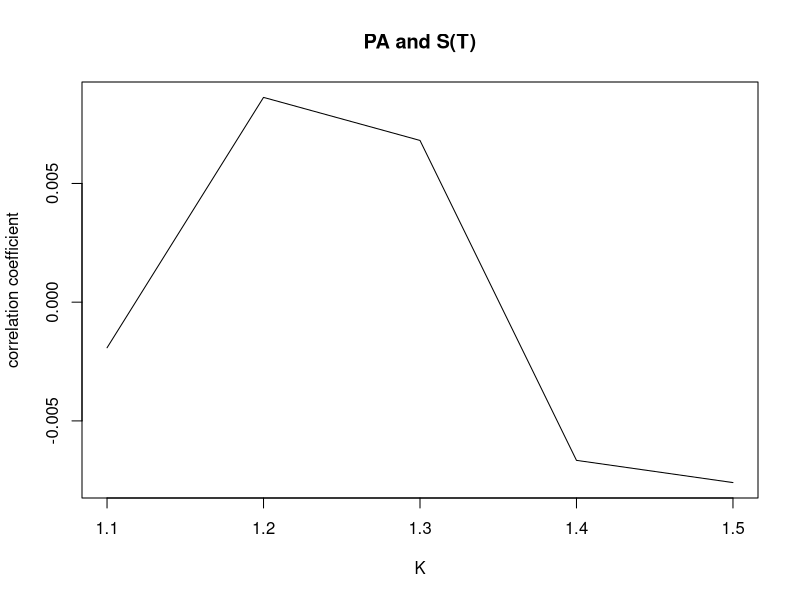
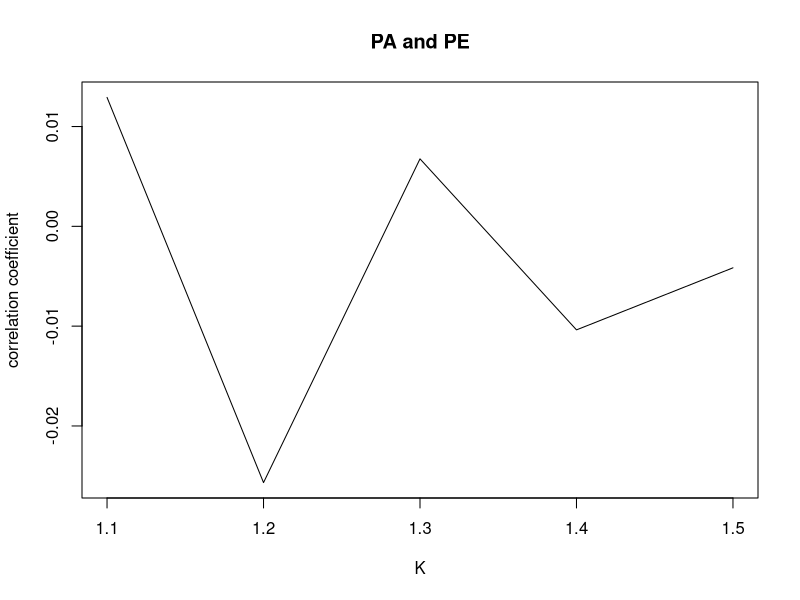
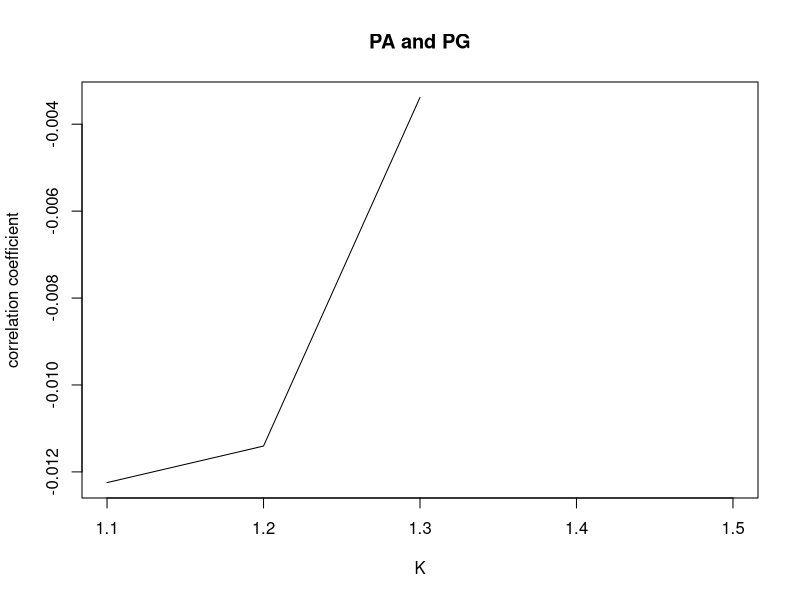
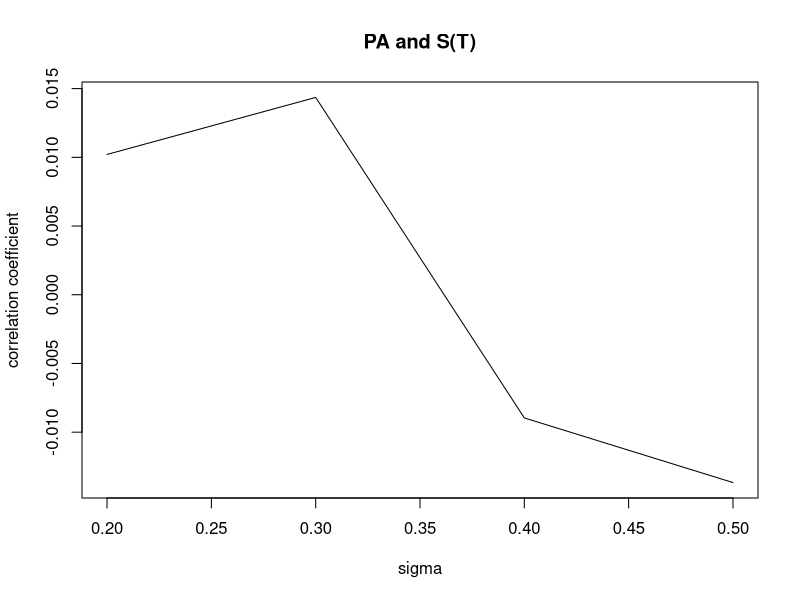
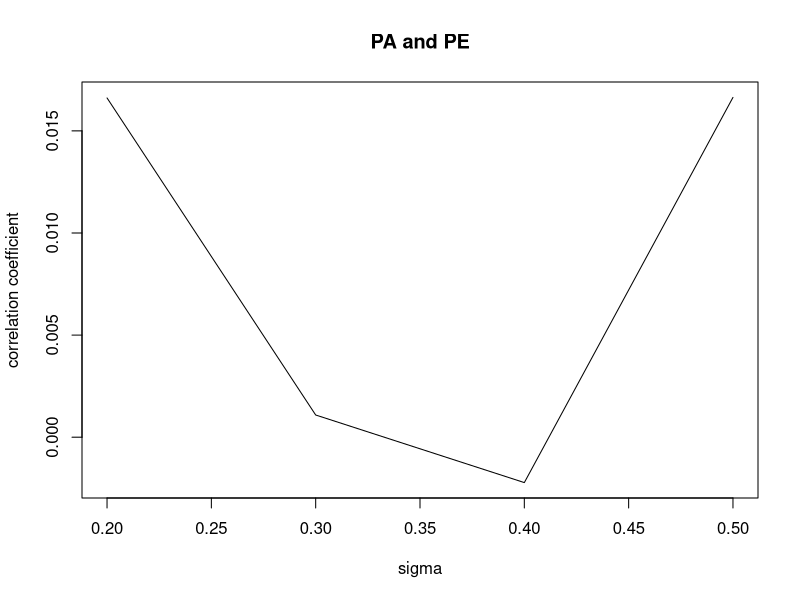
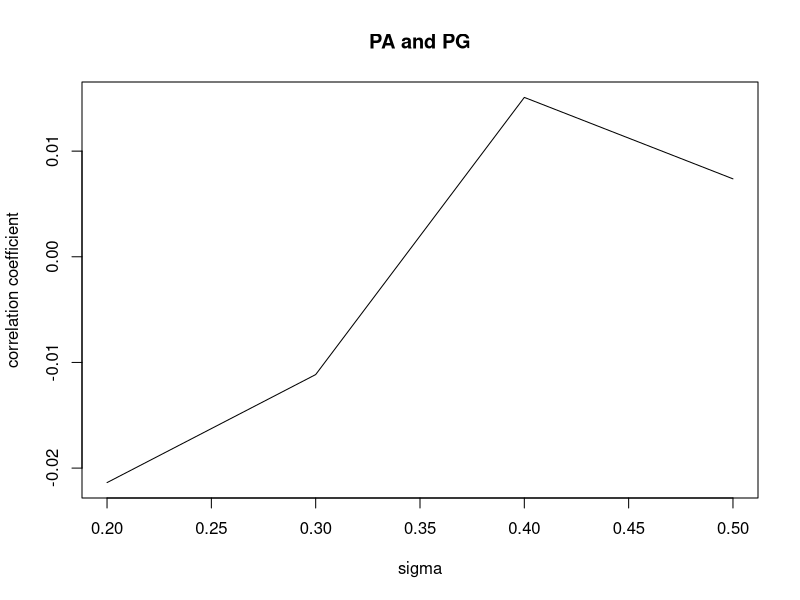
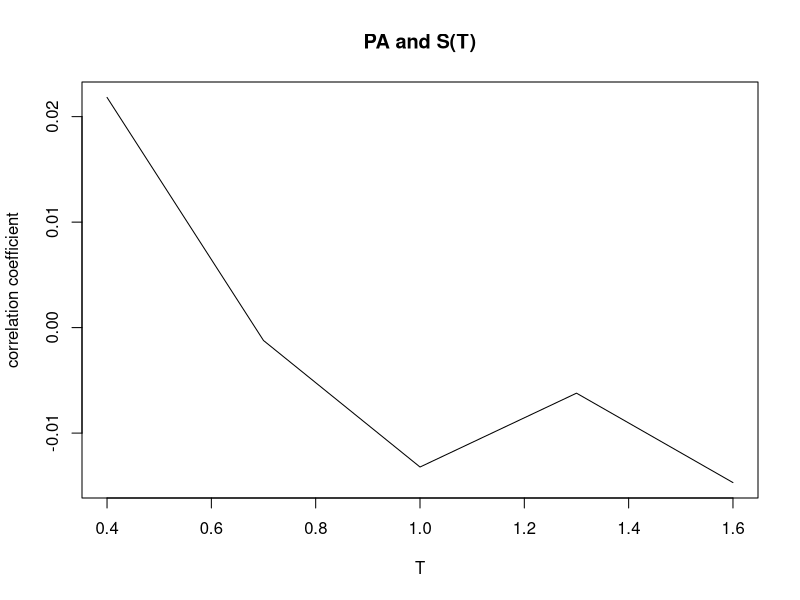
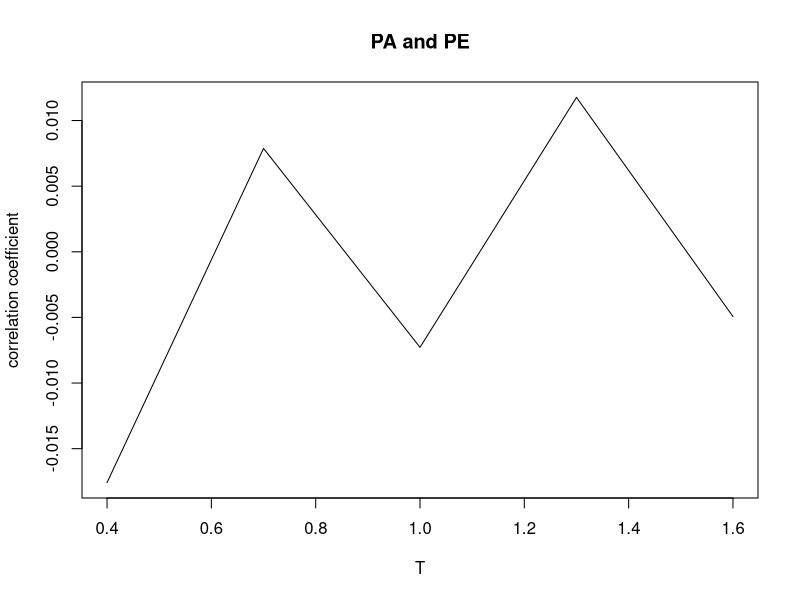

The R script that drew these images, in order:
## ---- chunk 1
h <- function(x) {x^2}
df <- function(x) {(x^2 * exp(-((x-2)^2)/2))/(5*sqrt(2*pi))}

g <- function(x) {dnorm(x)}
rg <- function(n) {rnorm(n)}

isAppr <- function(n, h, df, g, rg){
  x <- rg(n)
  mean(h(x) * df(x)/g(x))
}

mysummary <- function(nrep, n, h, df, g, rg){
  sim <- replicate(nrep,isAppr(n, h, df, g, rg))
  c(Expection = mean(sim), Variance = var(sim))
}

mysummary(100,1000, h, df, g, rg)
mysummary(100,10000, h, df, g, rg)
mysummary(100,50000, h, df, g, rg)

## ---- chunk 2
g1 <- function(x){
  dgamma(x, shape = 5, scale = 2)
}
rg1 <- function(n){
  rgamma(n, shape = 5, scale = 2)
}


# Importance sampling function

isAppr <- function(n, h, df, g, rg){
  x <- rg(n)
  mean(h(x) * df(x) / g(x))
}

mysummary <- function(nrep, n, h, df, g, rg){
  sim <- replicate(nrep,isAppr(n, h, df, g, rg))
  c(Expection = mean(sim), Variance = var(sim))
}

## ---- chunk 3
mysummary(100,1000, h, df, g1, rg1)
mysummary(100,10000, h, df, g1, rg1)
mysummary(100,50000, h, df, g1, rg1)
## ---- chunk 4
s0 <- 1
r <- 0.05

St <- function(s0=1, r=0.05, t, sigma){
  z <- rnorm(n = length(t), mean = 0, sd = 1)
  s0 * exp((0.05 - sigma^2/2)*t + sigma*sqrt(t)*z)
}
## ---- chunk 5
PA <- function(n = 12, t, sigma, K){
  t_set <- c(1:n)*t/n
  SA <- mean(St(t = t_set,sigma = sigma))
  SAK_p <- ifelse(SA-K > 0, SA-K,0)
  exp(-r*t) * SAK_p
}

PA_rep <- function(nrep, t, sigma, K){
  replicate(nrep, PA(t=t,sigma = sigma,K = K))
}

PE <- function(t, sigma, K){
  St <-  St(t = t, sigma = sigma)
  St_p <- ifelse( St - K >0, St - K, 0)
  exp(-r*t) * St_p
}

PE_rep <- function(nrep, t, sigma, K){
  replicate(nrep, PE(t,sigma,K))
}

PG <- function(n=12, t, sigma, K){
  t_set <- c(1:n)*t/n
  SG <- exp(mean(log(St(t = t_set,sigma=sigma))))
  SG_p <- ifelse(SG-K>0, SG-K,0)
  exp(-r*t) * SG_p
}

PG_rep <- function(nrep, t, sigma, K){
  replicate(nrep, PG(t=t, sigma=sigma, K = K))
}

## ---- chunk 6
sigma <- .5
t <- 1
k <- 1:5/10 + 1
nrep <- 5000
 
co_PA_St <- sapply(k, 
                function(k){
                  P_A <- PA_rep(nrep = nrep, t = t, sigma = sigma, K = k)
                  S_t <- replicate(nrep, St(t=t, sigma= sigma))
                  cor(P_A,S_t)
                  }
                )
plot(k,co_PA_St, type = "l"
     , ylab = "correlation coefficient", xlab = "K",
     main = "PA and S(T)")

co_PA_PE <- sapply(k, 
                function(k){
                  P_A <- PA_rep(nrep = nrep, t = t, sigma = sigma, K = k)
                  P_E <- PE_rep(nrep = nrep, t = t, sigma = sigma, K = k)
                  cor(P_A,P_E)
                  }
                )
plot(k,co_PA_PE, type = "l"
     , ylab = "correlation coefficient", xlab = "K",
     main = "PA and PE")

co_PA_PG <- sapply(k, 
                function(k){
                  P_A <- PA_rep(nrep = nrep, t = t, sigma = sigma, K = k)
                  P_G <- PG_rep(nrep = nrep, t = t, sigma = sigma, K = k)
                  cor(P_A,P_G)
                  }
                )
plot(k,co_PA_PG, type = "l"
     , ylab = "correlation coefficient", xlab = "K",
     main = "PA and PG")

## ---- chunk 7
t <- 1
k <- 1
sigma <- c(2:5)/10
nrep <- 5000

co_PA_St <- sapply(sigma, 
                function(sigma){
                  P_A <- PA_rep(nrep = nrep, t = t, sigma = sigma, K = k)
                  S_t <- replicate(nrep, St(t=t, sigma= sigma))
                  cor(P_A,S_t)
                  }
                )
plot(sigma,co_PA_St, type = "l"
     , ylab = "correlation coefficient", xlab = "sigma",
     main = "PA and S(T)")

co_PA_PE <- sapply(sigma, 
                function(sigma){
                  P_A <- PA_rep(nrep = nrep, t = t, sigma = sigma, K = k)
                  P_E <- PE_rep(nrep = nrep, t = t, sigma = sigma, K = k)
                  cor(P_A,P_E)
                  }
                )
plot(sigma, co_PA_PE, type = "l"
     , ylab = "correlation coefficient", xlab = "sigma",
     main = "PA and PE")

co_PA_PG <- sapply(sigma, 
                function(sigma){
                  P_A <- PA_rep(nrep = nrep, t = t, sigma = sigma, K = k)
                  P_G <- PG_rep(nrep = nrep, t = t, sigma = sigma, K = k)
                  cor(P_A,P_G)
                  }
                )
plot(sigma, co_PA_PG, type = "l"
     , ylab = "correlation coefficient", xlab = "sigma",
     main = "PA and PG")

## ---- chunk 8
t <- c(0.4,0.7,1,1.3,1.6)
k <- 1
sigma <- 0.5
nrep <- 5000

co_PA_St <- sapply(t, 
                function(t){
                  P_A <- PA_rep(nrep = nrep, t = t, sigma = sigma, K = k)
                  S_t <- replicate(nrep, St(t=t, sigma= sigma))
                  cor(P_A,S_t)
                  }
                )
plot(t, co_PA_St, type = "l"
     , ylab = "correlation coefficient", xlab = "T",
     main = "PA and S(T)")

co_PA_PE <- sapply(t, 
                function(t){
                  P_A <- PA_rep(nrep = nrep, t = t, sigma = sigma, K = k)
                  P_E <- PE_rep(nrep = nrep, t = t, sigma = sigma, K = k)
                  cor(P_A,P_E)
                  }
                )
plot(t, co_PA_PE, type = "l"
     , ylab = "correlation coefficient", xlab = "T",
     main = "PA and PE")

co_PA_PG <- sapply(t, 
                function(t){
                  P_A <- PA_rep(nrep = nrep, t = t, sigma = sigma, K = k)
                  P_G <- PG_rep(nrep = nrep, t = t, sigma = sigma, K = k)
                  cor(P_A,P_G)
                  }
                )
plot(t, co_PA_PG, type = "l"
     , ylab = "correlation coefficient", xlab = "T",
     main = "PA and PG")

## ---- chunk 9
sigma <- 0.4
t <- 1
K <- 1.5

P_A <- PA_rep(nrep = 1000, t = t, sigma = sigma, K = K)

PA_control <- function(nrep, t, sigma, K, P_A){
  theta <- PG_rep(nrep = nrep, t = t, sigma = sigma, K = K)
  theta_h <- mean(theta)
  theta_true <- PG(t = t, sigma = sigma, K = K)
  b <- cov(P_A,theta)/var(theta)
  mean(P_A) - b * (theta_h - theta_true)
}

PA_control_rep <- function(nrep1, nrep2, t, sigma, K, P_A){
  replicate(nrep1, PA_control(nrep = nrep2, t=t, sigma = sigma
                              , K = K, P_A = P_A ))
}

P_A_control <- PA_control_rep(1000, 1000, t, sigma, K, P_A )

data.frame("SD without control" = sd(P_A),
           "SD with contorl" = sd(P_A_control))
